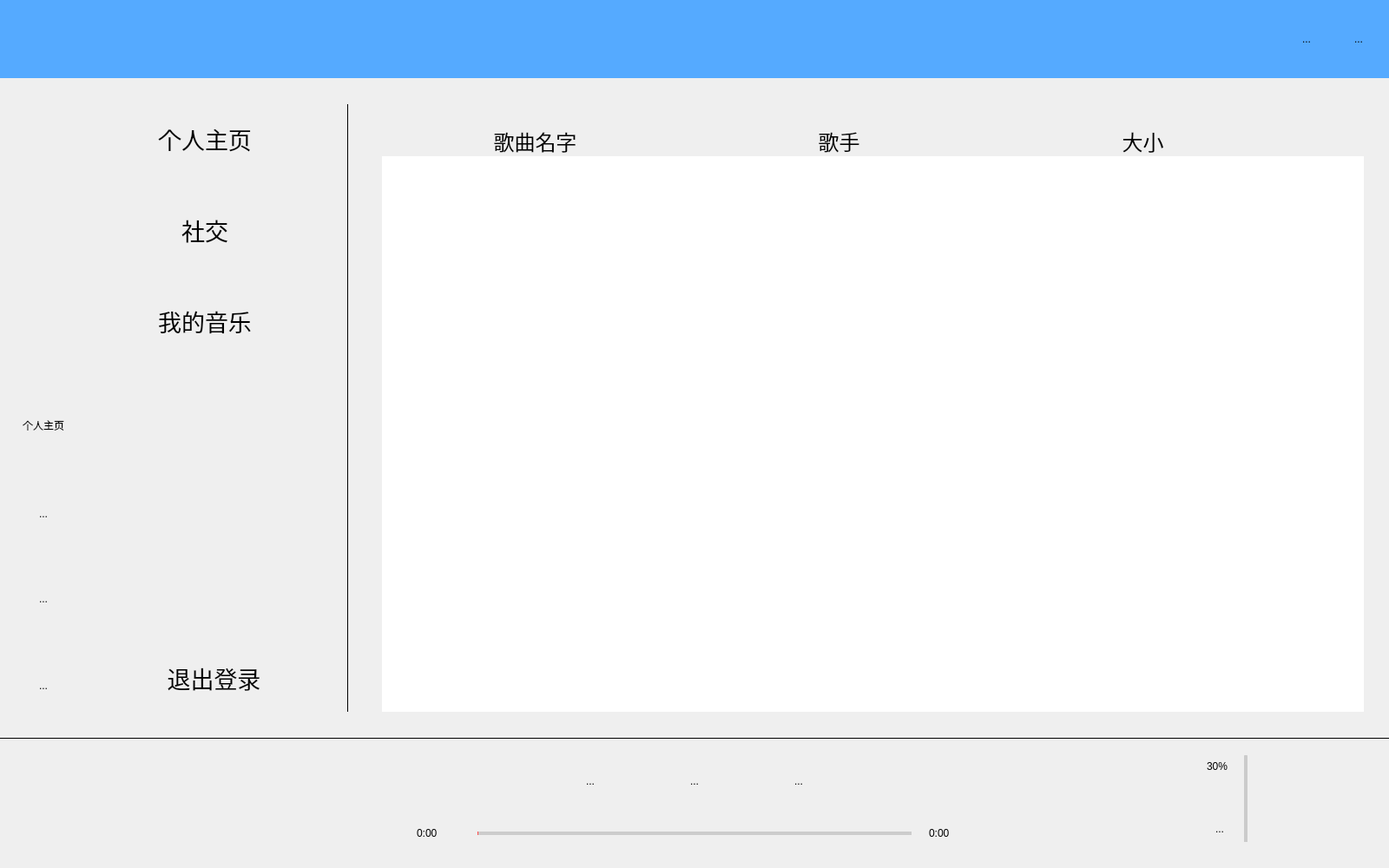
<?xml version="1.0" encoding="UTF-8"?>
<ui version="4.0">
 <class>MusicWindow</class>
 <widget class="QMainWindow" name="MusicWindow">
  <property name="geometry">
   <rect>
    <x>0</x>
    <y>0</y>
    <width>1600</width>
    <height>1000</height>
   </rect>
  </property>
  <property name="windowTitle">
   <string>MainWindow</string>
  </property>
  <widget class="QWidget" name="centralwidget">
   <widget class="QToolButton" name="pushButton_min">
    <property name="geometry">
     <rect>
      <x>1480</x>
      <y>20</y>
      <width>50</width>
      <height>50</height>
     </rect>
    </property>
    <property name="minimumSize">
     <size>
      <width>50</width>
      <height>50</height>
     </size>
    </property>
    <property name="maximumSize">
     <size>
      <width>25</width>
      <height>25</height>
     </size>
    </property>
    <property name="sizeIncrement">
     <size>
      <width>25</width>
      <height>25</height>
     </size>
    </property>
    <property name="text">
     <string>...</string>
    </property>
    <property name="icon">
     <iconset resource="resource.qrc">
      <normaloff>:/resource/zuixiaohua.png</normaloff>:/resource/zuixiaohua.png</iconset>
    </property>
    <property name="autoRaise">
     <bool>true</bool>
    </property>
   </widget>
   <widget class="QToolButton" name="pushButton_close">
    <property name="geometry">
     <rect>
      <x>1540</x>
      <y>20</y>
      <width>50</width>
      <height>50</height>
     </rect>
    </property>
    <property name="minimumSize">
     <size>
      <width>50</width>
      <height>50</height>
     </size>
    </property>
    <property name="maximumSize">
     <size>
      <width>25</width>
      <height>25</height>
     </size>
    </property>
    <property name="text">
     <string>...</string>
    </property>
    <property name="icon">
     <iconset resource="resource.qrc">
      <normaloff>:/resource/guanbi.png</normaloff>:/resource/guanbi.png</iconset>
    </property>
    <property name="autoRaise">
     <bool>true</bool>
    </property>
   </widget>
   <widget class="QLabel" name="label">
    <property name="geometry">
     <rect>
      <x>0</x>
      <y>0</y>
      <width>1600</width>
      <height>90</height>
     </rect>
    </property>
    <property name="styleSheet">
     <string notr="true">background-color:rgb(85, 170, 255);</string>
    </property>
    <property name="text">
     <string/>
    </property>
    <property name="scaledContents">
     <bool>false</bool>
    </property>
   </widget>
   <widget class="QLabel" name="line">
    <property name="geometry">
     <rect>
      <x>400</x>
      <y>120</y>
      <width>1</width>
      <height>700</height>
     </rect>
    </property>
    <property name="styleSheet">
     <string notr="true">background-color:rgb(0, 0, 0);</string>
    </property>
    <property name="text">
     <string/>
    </property>
   </widget>
   <widget class="QLabel" name="line_2">
    <property name="geometry">
     <rect>
      <x>0</x>
      <y>850</y>
      <width>1600</width>
      <height>1</height>
     </rect>
    </property>
    <property name="styleSheet">
     <string notr="true">background-color:rgb(0, 0, 0);</string>
    </property>
    <property name="text">
     <string/>
    </property>
   </widget>
   <widget class="QSlider" name="slider_musicTime">
    <property name="geometry">
     <rect>
      <x>550</x>
      <y>950</y>
      <width>500</width>
      <height>20</height>
     </rect>
    </property>
    <property name="cursor">
     <cursorShape>PointingHandCursor</cursorShape>
    </property>
    <property name="styleSheet">
     <string notr="true">/*未划过区域的美化*/ 
QSlider::groove
{
	background: rgb(204, 204, 204);
	height:4px;
}
/*已划过区域的美化*/
QSlider::sub-page
{
	background-color: rgb(255,78,78);
	height:4px;
}
/*滑块的美化*/
QSlider::handle
{	
	border-image: url(:resource/play_nor);	
	width:10px;
	margin:-3px -3px -3px -3px;	
}

</string>
    </property>
    <property name="maximum">
     <number>100</number>
    </property>
    <property name="orientation">
     <enum>Qt::Horizontal</enum>
    </property>
   </widget>
   <widget class="QToolButton" name="music">
    <property name="geometry">
     <rect>
      <x>20</x>
      <y>660</y>
      <width>60</width>
      <height>60</height>
     </rect>
    </property>
    <property name="minimumSize">
     <size>
      <width>60</width>
      <height>60</height>
     </size>
    </property>
    <property name="styleSheet">
     <string notr="true">border:none;</string>
    </property>
    <property name="text">
     <string>...</string>
    </property>
    <property name="icon">
     <iconset resource="resource.qrc">
      <normaloff>:/resource/music_logo.png</normaloff>:/resource/music_logo.png</iconset>
    </property>
    <property name="iconSize">
     <size>
      <width>30</width>
      <height>30</height>
     </size>
    </property>
   </widget>
   <widget class="QToolButton" name="friends">
    <property name="geometry">
     <rect>
      <x>20</x>
      <y>560</y>
      <width>60</width>
      <height>63</height>
     </rect>
    </property>
    <property name="minimumSize">
     <size>
      <width>60</width>
      <height>60</height>
     </size>
    </property>
    <property name="styleSheet">
     <string notr="true">border:none;</string>
    </property>
    <property name="text">
     <string>...</string>
    </property>
    <property name="icon">
     <iconset resource="resource.qrc">
      <normaloff>:/resource/message_logo.png</normaloff>:/resource/message_logo.png</iconset>
    </property>
    <property name="iconSize">
     <size>
      <width>60</width>
      <height>60</height>
     </size>
    </property>
   </widget>
   <widget class="QToolButton" name="main_page">
    <property name="geometry">
     <rect>
      <x>20</x>
      <y>460</y>
      <width>60</width>
      <height>60</height>
     </rect>
    </property>
    <property name="minimumSize">
     <size>
      <width>60</width>
      <height>60</height>
     </size>
    </property>
    <property name="layoutDirection">
     <enum>Qt::LeftToRight</enum>
    </property>
    <property name="styleSheet">
     <string notr="true">border:none;</string>
    </property>
    <property name="text">
     <string>个人主页</string>
    </property>
    <property name="icon">
     <iconset resource="resource.qrc">
      <normaloff>:/resource/main_page_logo.png</normaloff>:/resource/main_page_logo.png</iconset>
    </property>
    <property name="iconSize">
     <size>
      <width>50</width>
      <height>50</height>
     </size>
    </property>
    <property name="autoRaise">
     <bool>true</bool>
    </property>
   </widget>
   <widget class="QWidget" name="verticalLayoutWidget">
    <property name="geometry">
     <rect>
      <x>111</x>
      <y>120</y>
      <width>271</width>
      <height>701</height>
     </rect>
    </property>
    <layout class="QVBoxLayout" name="verticalLayout">
     <property name="spacing">
      <number>25</number>
     </property>
     <item>
      <widget class="QToolButton" name="btn_main_page">
       <property name="minimumSize">
        <size>
         <width>250</width>
         <height>80</height>
        </size>
       </property>
       <property name="font">
        <font>
         <family>楷体</family>
         <pointsize>20</pointsize>
         <weight>50</weight>
         <bold>false</bold>
        </font>
       </property>
       <property name="styleSheet">
        <string notr="true">border:none;</string>
       </property>
       <property name="text">
        <string>个人主页</string>
       </property>
      </widget>
     </item>
     <item>
      <widget class="QToolButton" name="btn_message">
       <property name="minimumSize">
        <size>
         <width>250</width>
         <height>80</height>
        </size>
       </property>
       <property name="font">
        <font>
         <family>楷体</family>
         <pointsize>20</pointsize>
        </font>
       </property>
       <property name="styleSheet">
        <string notr="true">border:none;</string>
       </property>
       <property name="text">
        <string>社交</string>
       </property>
      </widget>
     </item>
     <item>
      <widget class="QToolButton" name="btn_music">
       <property name="minimumSize">
        <size>
         <width>250</width>
         <height>80</height>
        </size>
       </property>
       <property name="font">
        <font>
         <family>楷体</family>
         <pointsize>20</pointsize>
        </font>
       </property>
       <property name="styleSheet">
        <string notr="true">border:none;</string>
       </property>
       <property name="text">
        <string>我的音乐</string>
       </property>
      </widget>
     </item>
     <item>
      <spacer name="verticalSpacer">
       <property name="orientation">
        <enum>Qt::Vertical</enum>
       </property>
       <property name="sizeHint" stdset="0">
        <size>
         <width>20</width>
         <height>40</height>
        </size>
       </property>
      </spacer>
     </item>
     <item>
      <widget class="QPushButton" name="btn_exit">
       <property name="minimumSize">
        <size>
         <width>250</width>
         <height>80</height>
        </size>
       </property>
       <property name="font">
        <font>
         <family>楷体</family>
         <pointsize>20</pointsize>
        </font>
       </property>
       <property name="styleSheet">
        <string notr="true">border:nones;</string>
       </property>
       <property name="text">
        <string>退出登录</string>
       </property>
      </widget>
     </item>
    </layout>
   </widget>
   <widget class="QToolButton" name="setting">
    <property name="geometry">
     <rect>
      <x>20</x>
      <y>760</y>
      <width>60</width>
      <height>60</height>
     </rect>
    </property>
    <property name="minimumSize">
     <size>
      <width>60</width>
      <height>60</height>
     </size>
    </property>
    <property name="styleSheet">
     <string notr="true">border:none;</string>
    </property>
    <property name="text">
     <string>...</string>
    </property>
    <property name="icon">
     <iconset resource="resource.qrc">
      <normaloff>:/resource/setting_logo.png</normaloff>:/resource/setting_logo.png</iconset>
    </property>
    <property name="iconSize">
     <size>
      <width>45</width>
      <height>45</height>
     </size>
    </property>
   </widget>
   <widget class="QToolButton" name="play">
    <property name="geometry">
     <rect>
      <x>770</x>
      <y>870</y>
      <width>60</width>
      <height>60</height>
     </rect>
    </property>
    <property name="minimumSize">
     <size>
      <width>60</width>
      <height>60</height>
     </size>
    </property>
    <property name="styleSheet">
     <string notr="true">border:none;</string>
    </property>
    <property name="text">
     <string>...</string>
    </property>
    <property name="icon">
     <iconset resource="resource.qrc">
      <normaloff>:/resource/bfzn_004.png</normaloff>:/resource/bfzn_004.png</iconset>
    </property>
    <property name="iconSize">
     <size>
      <width>60</width>
      <height>60</height>
     </size>
    </property>
   </widget>
   <widget class="QToolButton" name="pre_music">
    <property name="geometry">
     <rect>
      <x>650</x>
      <y>870</y>
      <width>60</width>
      <height>60</height>
     </rect>
    </property>
    <property name="minimumSize">
     <size>
      <width>60</width>
      <height>60</height>
     </size>
    </property>
    <property name="styleSheet">
     <string notr="true">border:none;</string>
    </property>
    <property name="text">
     <string>...</string>
    </property>
    <property name="icon">
     <iconset resource="resource.qrc">
      <normaloff>:/resource/bfzn_001.png</normaloff>:/resource/bfzn_001.png</iconset>
    </property>
    <property name="iconSize">
     <size>
      <width>60</width>
      <height>60</height>
     </size>
    </property>
   </widget>
   <widget class="QToolButton" name="next_music">
    <property name="geometry">
     <rect>
      <x>890</x>
      <y>870</y>
      <width>60</width>
      <height>60</height>
     </rect>
    </property>
    <property name="minimumSize">
     <size>
      <width>60</width>
      <height>60</height>
     </size>
    </property>
    <property name="styleSheet">
     <string notr="true">border:none;</string>
    </property>
    <property name="text">
     <string>...</string>
    </property>
    <property name="icon">
     <iconset resource="resource.qrc">
      <normaloff>:/resource/bfzn_002.png</normaloff>:/resource/bfzn_002.png</iconset>
    </property>
    <property name="iconSize">
     <size>
      <width>60</width>
      <height>60</height>
     </size>
    </property>
   </widget>
   <widget class="QStackedWidget" name="stackedWidget">
    <property name="geometry">
     <rect>
      <x>430</x>
      <y>120</y>
      <width>1150</width>
      <height>700</height>
     </rect>
    </property>
    <property name="currentIndex">
     <number>2</number>
    </property>
    <widget class="QWidget" name="person_page">
     <widget class="QLabel" name="main_background">
      <property name="geometry">
       <rect>
        <x>0</x>
        <y>0</y>
        <width>1150</width>
        <height>700</height>
       </rect>
      </property>
      <property name="text">
       <string/>
      </property>
      <property name="pixmap">
       <pixmap resource="resource.qrc">:/resource/duan.jpg</pixmap>
      </property>
      <property name="scaledContents">
       <bool>true</bool>
      </property>
     </widget>
    </widget>
    <widget class="QWidget" name="message_page"/>
    <widget class="QWidget" name="music_page">
     <widget class="QTableWidget" name="tableWidget">
      <property name="geometry">
       <rect>
        <x>10</x>
        <y>20</y>
        <width>1131</width>
        <height>681</height>
       </rect>
      </property>
      <property name="font">
       <font>
        <family>楷体</family>
        <pointsize>12</pointsize>
       </font>
      </property>
      <property name="toolTip">
       <string/>
      </property>
      <property name="styleSheet">
       <string notr="true">/*美化表头*/
QHeaderView::section
{
    font: 16pt &quot;楷体&quot;;
    background: transparent;
    border:none;
	padding-left:3px;
    margin-top: 5px;
    min-height:35px;
    max-height:35px;
}
/*整体对tablewidget美化*/
QTableWidget
{
    font: 14pt ;
    border: none;
    margin: 0px;
    padding: 0px;
    color: black;
	alternate-background-color: rgb(236, 65, 65);
	//background: transparent;
}
/*对item美化*/
QTableWidget::item
{
    font: 14pt ;
    color: black;
	//background: #dddddd;
}
/*鼠标悬浮于item时*/
QTableWidget::item:hover
{
    background:#dddddd;
}
/*item选中时*/
QTableWidget::item:selected
{  
    /* color: #2eb372; */
	color: rgb(236, 65, 65);
    background: #f6f6f6;

}</string>
      </property>
      <property name="frameShape">
       <enum>QFrame::NoFrame</enum>
      </property>
      <property name="showGrid">
       <bool>false</bool>
      </property>
      <property name="gridStyle">
       <enum>Qt::NoPen</enum>
      </property>
      <property name="columnCount">
       <number>3</number>
      </property>
      <attribute name="horizontalHeaderMinimumSectionSize">
       <number>200</number>
      </attribute>
      <attribute name="horizontalHeaderDefaultSectionSize">
       <number>350</number>
      </attribute>
      <attribute name="verticalHeaderMinimumSectionSize">
       <number>30</number>
      </attribute>
      <column>
       <property name="text">
        <string>歌曲名字</string>
       </property>
       <property name="font">
        <font>
         <family>楷体</family>
         <pointsize>18</pointsize>
        </font>
       </property>
      </column>
      <column>
       <property name="text">
        <string>歌手</string>
       </property>
       <property name="font">
        <font>
         <family>楷体</family>
         <pointsize>18</pointsize>
        </font>
       </property>
      </column>
      <column>
       <property name="text">
        <string>大小</string>
       </property>
       <property name="font">
        <font>
         <family>楷体</family>
         <pointsize>18</pointsize>
        </font>
       </property>
      </column>
     </widget>
    </widget>
   </widget>
   <widget class="QToolButton" name="btn_voice">
    <property name="geometry">
     <rect>
      <x>1390</x>
      <y>940</y>
      <width>30</width>
      <height>30</height>
     </rect>
    </property>
    <property name="styleSheet">
     <string notr="true">border:nones;</string>
    </property>
    <property name="text">
     <string>...</string>
    </property>
    <property name="icon">
     <iconset resource="resource.qrc">
      <normaloff>:/resource/voice_open.png</normaloff>:/resource/voice_open.png</iconset>
    </property>
    <property name="iconSize">
     <size>
      <width>25</width>
      <height>25</height>
     </size>
    </property>
   </widget>
   <widget class="QSlider" name="slider_volume">
    <property name="geometry">
     <rect>
      <x>1420</x>
      <y>870</y>
      <width>30</width>
      <height>100</height>
     </rect>
    </property>
    <property name="styleSheet">
     <string notr="true">QSlider{
    border-color: #cbcbcb;
}
QSlider::groove:vertical {  

background: #cbcbcb;  
width: 6px;  
border-radius: 1px;  
padding-left:-1px;  
padding-right:-1px;  
padding-top:-1px;  
padding-bottom:-1px;  
} 
QSlider::sub-page:vertical {  
background: #cbcbcb;  

border-radius: 2px;  
} 
QSlider::add-page:vertical {  
background: qlineargradient(x1:0, y1:0, x2:0, y2:1,   
    stop:0 #439cf4, stop:1 #439cf4);  
background: qlineargradient(x1: 0, y1: 0.2, x2: 1, y2: 1,  
    stop: 0 #439cf4, stop: 1 #439cf4);  
width: 10px;  
border-radius: 2px;  
}
QSlider::handle:vertical   
{     
    border-image: url(:/NiceTalk/Images/Setting/volume_nor.png);
     margin: -2px -7px -2px -7px; 
    height: 17px;
}  
</string>
    </property>
    <property name="orientation">
     <enum>Qt::Vertical</enum>
    </property>
   </widget>
   <widget class="QLabel" name="lb_volume">
    <property name="geometry">
     <rect>
      <x>1390</x>
      <y>870</y>
      <width>35</width>
      <height>25</height>
     </rect>
    </property>
    <property name="text">
     <string>30%</string>
    </property>
   </widget>
   <widget class="QLabel" name="label_currDuration">
    <property name="geometry">
     <rect>
      <x>480</x>
      <y>950</y>
      <width>60</width>
      <height>20</height>
     </rect>
    </property>
    <property name="text">
     <string>0:00</string>
    </property>
   </widget>
   <widget class="QLabel" name="label_totalDuration">
    <property name="geometry">
     <rect>
      <x>1070</x>
      <y>950</y>
      <width>60</width>
      <height>20</height>
     </rect>
    </property>
    <property name="text">
     <string>0:00</string>
    </property>
   </widget>
   <zorder>label</zorder>
   <zorder>pushButton_min</zorder>
   <zorder>pushButton_close</zorder>
   <zorder>line</zorder>
   <zorder>line_2</zorder>
   <zorder>slider_musicTime</zorder>
   <zorder>music</zorder>
   <zorder>friends</zorder>
   <zorder>main_page</zorder>
   <zorder>verticalLayoutWidget</zorder>
   <zorder>setting</zorder>
   <zorder>play</zorder>
   <zorder>pre_music</zorder>
   <zorder>next_music</zorder>
   <zorder>stackedWidget</zorder>
   <zorder>btn_voice</zorder>
   <zorder>slider_volume</zorder>
   <zorder>lb_volume</zorder>
   <zorder>label_currDuration</zorder>
   <zorder>label_totalDuration</zorder>
  </widget>
  <widget class="QMenuBar" name="menubar">
   <property name="geometry">
    <rect>
     <x>0</x>
     <y>0</y>
     <width>1600</width>
     <height>21</height>
    </rect>
   </property>
  </widget>
 </widget>
 <resources>
  <include location="resource.qrc"/>
 </resources>
 <connections/>
</ui>
